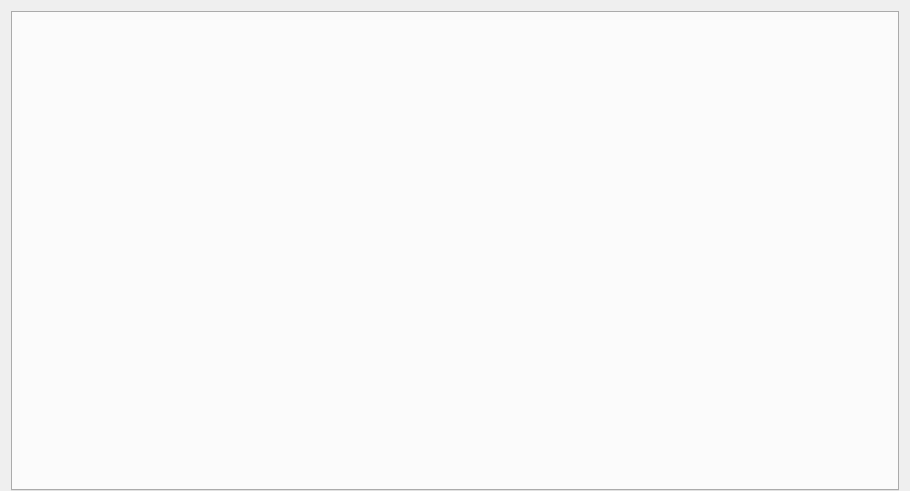
<?xml version="1.0" encoding="UTF-8"?>
<ui version="4.0">
 <class>mtx::gui::ChapterEditor::Tool</class>
 <widget class="QWidget" name="mtx::gui::ChapterEditor::Tool">
  <property name="geometry">
   <rect>
    <x>0</x>
    <y>0</y>
    <width>910</width>
    <height>491</height>
   </rect>
  </property>
  <property name="acceptDrops">
   <bool>true</bool>
  </property>
  <property name="windowTitle">
   <string notr="true">Form</string>
  </property>
  <layout class="QVBoxLayout" name="verticalLayout_3">
   <property name="bottomMargin">
    <number>0</number>
   </property>
   <item>
    <widget class="QStackedWidget" name="stack">
     <property name="currentIndex">
      <number>1</number>
     </property>
     <widget class="QWidget" name="noFilesPage">
      <layout class="QVBoxLayout" name="verticalLayout_2">
       <property name="leftMargin">
        <number>0</number>
       </property>
       <property name="topMargin">
        <number>0</number>
       </property>
       <property name="rightMargin">
        <number>0</number>
       </property>
       <property name="bottomMargin">
        <number>0</number>
       </property>
       <item>
        <widget class="QWidget" name="noFileOpened" native="true">
         <layout class="QVBoxLayout" name="verticalLayout">
          <item>
           <spacer name="verticalSpacer">
            <property name="orientation">
             <enum>Qt::Vertical</enum>
            </property>
            <property name="sizeHint" stdset="0">
             <size>
              <width>20</width>
              <height>74</height>
             </size>
            </property>
           </spacer>
          </item>
          <item>
           <layout class="QHBoxLayout" name="horizontalLayout">
            <item>
             <spacer name="horizontalSpacer">
              <property name="orientation">
               <enum>Qt::Horizontal</enum>
              </property>
              <property name="sizeHint" stdset="0">
               <size>
                <width>40</width>
                <height>20</height>
               </size>
              </property>
             </spacer>
            </item>
            <item>
             <widget class="QLabel" name="noFileOpenedLabel">
              <property name="text">
               <string>No file has been opened yet.</string>
              </property>
             </widget>
            </item>
            <item>
             <spacer name="horizontalSpacer_3">
              <property name="orientation">
               <enum>Qt::Horizontal</enum>
              </property>
              <property name="sizeHint" stdset="0">
               <size>
                <width>40</width>
                <height>20</height>
               </size>
              </property>
             </spacer>
            </item>
           </layout>
          </item>
          <item>
           <layout class="QHBoxLayout" name="horizontalLayout_2">
            <item>
             <spacer name="horizontalSpacer_2">
              <property name="orientation">
               <enum>Qt::Horizontal</enum>
              </property>
              <property name="sizeHint" stdset="0">
               <size>
                <width>40</width>
                <height>20</height>
               </size>
              </property>
             </spacer>
            </item>
            <item>
             <widget class="QLabel" name="howToOpenLabel">
              <property name="text">
               <string>Open a file via the »chapter editor« menu, the buttons below or drag &amp; drop one here.</string>
              </property>
             </widget>
            </item>
            <item>
             <spacer name="horizontalSpacer_4">
              <property name="orientation">
               <enum>Qt::Horizontal</enum>
              </property>
              <property name="sizeHint" stdset="0">
               <size>
                <width>40</width>
                <height>20</height>
               </size>
              </property>
             </spacer>
            </item>
           </layout>
          </item>
          <item>
           <spacer name="verticalSpacer_3">
            <property name="orientation">
             <enum>Qt::Vertical</enum>
            </property>
            <property name="sizeType">
             <enum>QSizePolicy::Fixed</enum>
            </property>
            <property name="sizeHint" stdset="0">
             <size>
              <width>20</width>
              <height>20</height>
             </size>
            </property>
           </spacer>
          </item>
          <item>
           <layout class="QHBoxLayout" name="horizontalLayout_3">
            <item>
             <spacer name="horizontalSpacer_5">
              <property name="orientation">
               <enum>Qt::Horizontal</enum>
              </property>
              <property name="sizeHint" stdset="0">
               <size>
                <width>40</width>
                <height>20</height>
               </size>
              </property>
             </spacer>
            </item>
            <item>
             <widget class="QPushButton" name="newFileButton">
              <property name="text">
               <string>&amp;New</string>
              </property>
              <property name="icon">
               <iconset resource="../../qt_resources.qrc">
                <normaloff>:/icons/16x16/document-new.png</normaloff>:/icons/16x16/document-new.png</iconset>
              </property>
             </widget>
            </item>
            <item>
             <spacer name="horizontalSpacer_6">
              <property name="orientation">
               <enum>Qt::Horizontal</enum>
              </property>
              <property name="sizeType">
               <enum>QSizePolicy::Fixed</enum>
              </property>
              <property name="sizeHint" stdset="0">
               <size>
                <width>40</width>
                <height>20</height>
               </size>
              </property>
             </spacer>
            </item>
            <item>
             <widget class="QPushButton" name="openFileButton">
              <property name="text">
               <string>&amp;Open Matroska or XML file</string>
              </property>
              <property name="icon">
               <iconset resource="../../qt_resources.qrc">
                <normaloff>:/icons/16x16/document-open.png</normaloff>:/icons/16x16/document-open.png</iconset>
              </property>
             </widget>
            </item>
            <item>
             <spacer name="horizontalSpacer_7">
              <property name="orientation">
               <enum>Qt::Horizontal</enum>
              </property>
              <property name="sizeHint" stdset="0">
               <size>
                <width>40</width>
                <height>20</height>
               </size>
              </property>
             </spacer>
            </item>
           </layout>
          </item>
          <item>
           <spacer name="verticalSpacer_2">
            <property name="orientation">
             <enum>Qt::Vertical</enum>
            </property>
            <property name="sizeHint" stdset="0">
             <size>
              <width>20</width>
              <height>73</height>
             </size>
            </property>
           </spacer>
          </item>
         </layout>
        </widget>
       </item>
      </layout>
     </widget>
     <widget class="QWidget" name="editorsPage">
      <layout class="QVBoxLayout" name="verticalLayout_4">
       <property name="leftMargin">
        <number>0</number>
       </property>
       <property name="topMargin">
        <number>0</number>
       </property>
       <property name="rightMargin">
        <number>0</number>
       </property>
       <property name="bottomMargin">
        <number>0</number>
       </property>
       <item>
        <widget class="QTabWidget" name="editors">
         <property name="currentIndex">
          <number>-1</number>
         </property>
         <property name="tabsClosable">
          <bool>true</bool>
         </property>
         <property name="movable">
          <bool>true</bool>
         </property>
        </widget>
       </item>
      </layout>
     </widget>
    </widget>
   </item>
  </layout>
 </widget>
 <resources>
  <include location="../../qt_resources.qrc"/>
 </resources>
 <connections>
  <connection>
   <sender>editors</sender>
   <signal>tabCloseRequested(int)</signal>
   <receiver>mtx::gui::ChapterEditor::Tool</receiver>
   <slot>closeTab(int)</slot>
   <hints>
    <hint type="sourcelabel">
     <x>79</x>
     <y>105</y>
    </hint>
    <hint type="destinationlabel">
     <x>64</x>
     <y>487</y>
    </hint>
   </hints>
  </connection>
 </connections>
 <slots>
  <slot>closeTab(int)</slot>
 </slots>
</ui>
